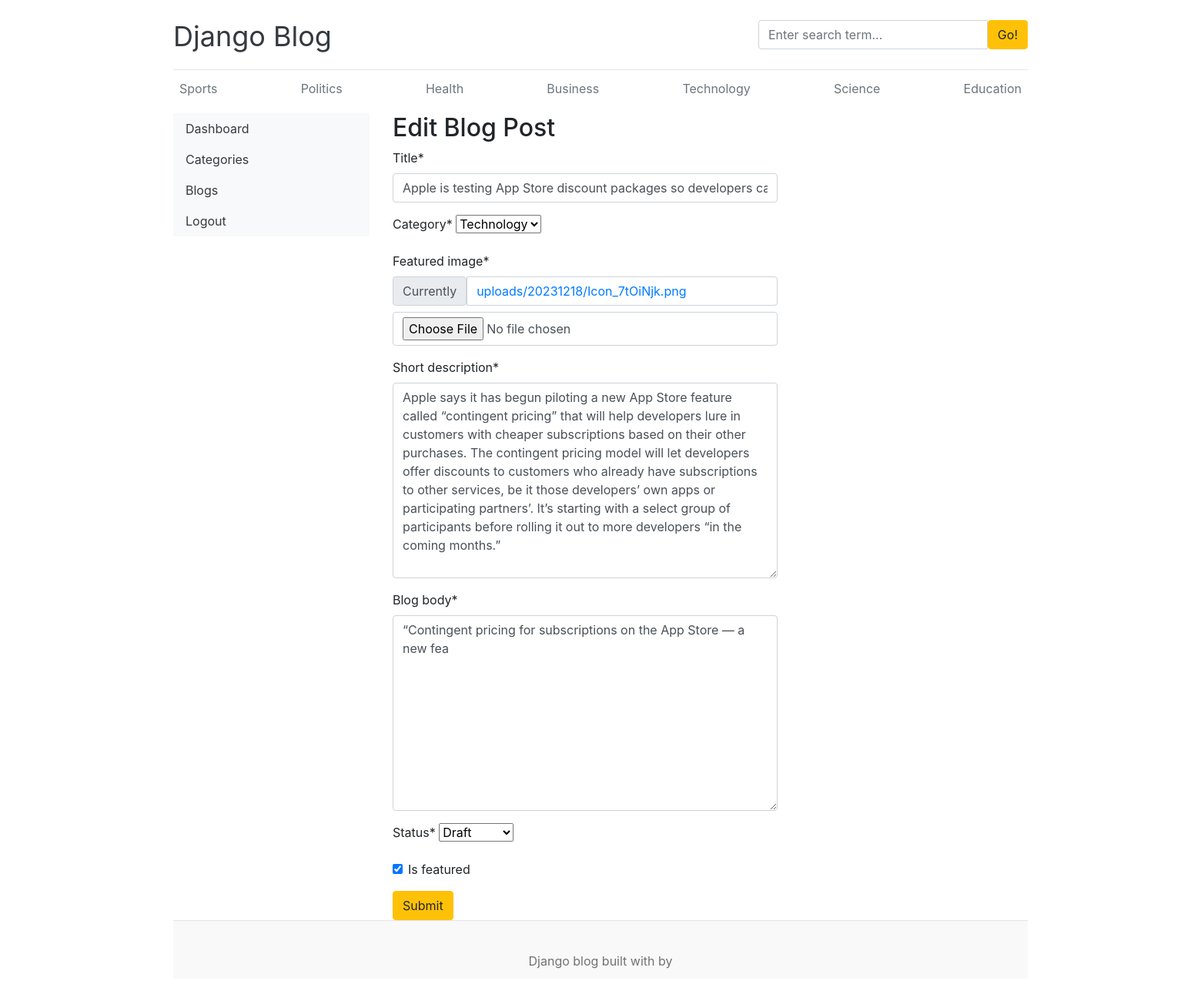
Before: /dashboard/posts/edit/3 with the older database file.
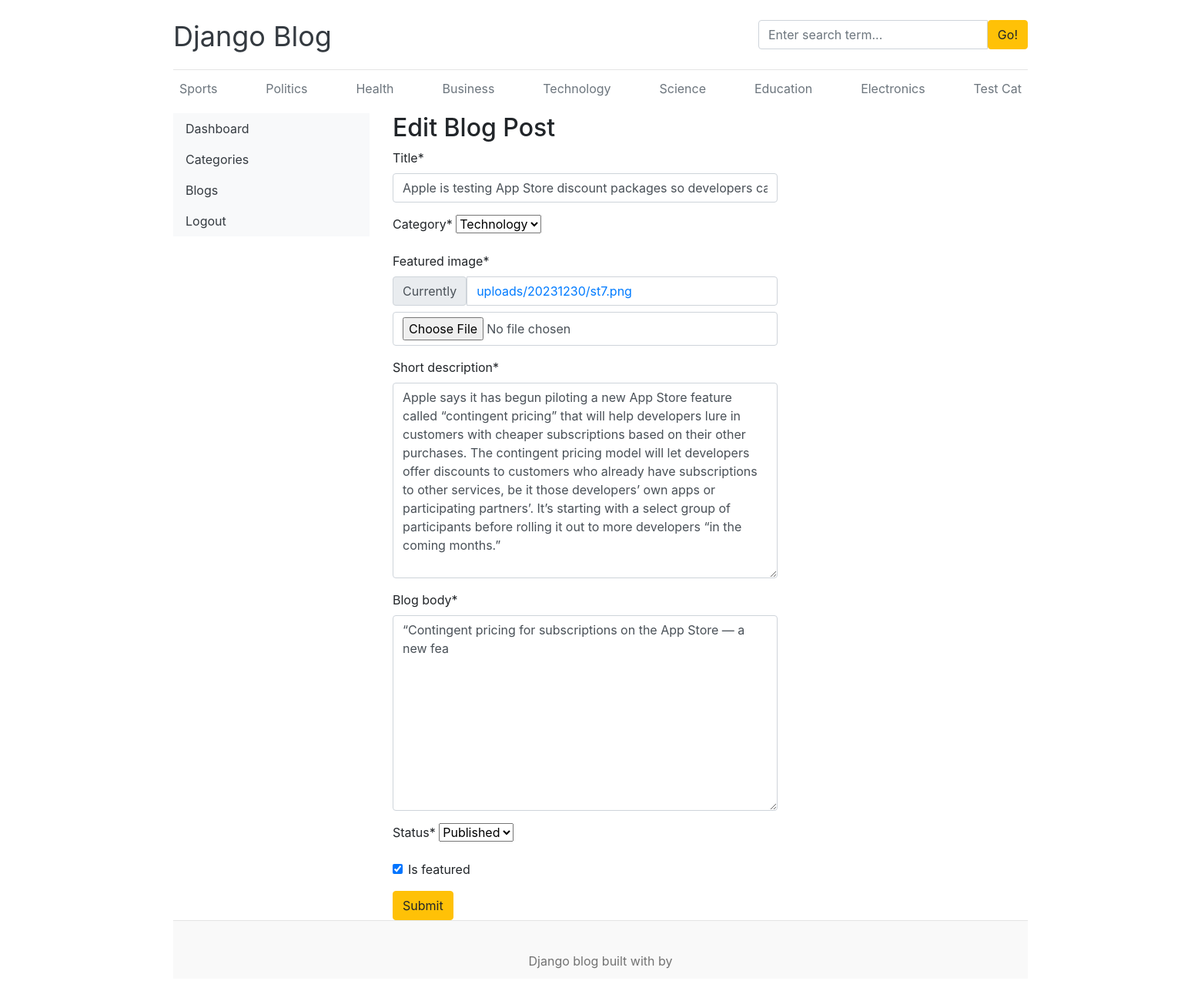
After: the same page with the newer database file.
### blogs/models.py (models this page shows, shortened)
class Category(models.Model):
    category_name = models.CharField(max_length=50, unique=True)
    created_at = models.DateTimeField(auto_now_add=True)
    updated_at = models.DateTimeField(auto_now=True)
    class Meta:
        verbose_name_plural = 'categories'
    def __str__(self) -> str:
        return self.category_name

class Blog(models.Model):
    title = models.CharField(max_length=100)
    slug = models.SlugField(max_length=150, unique=True)
    category = models.ForeignKey(Category, on_delete=models.CASCADE)
    author = models.ForeignKey(User, on_delete=models.CASCADE)
    featured_image = models.ImageField(upload_to='uploads/%Y%m%d')
    short_description = models.TextField(max_length=500)
    blog_body = models.TextField(max_length=2000)
    status = models.CharField(max_length=20, choices = STATUS_CHOICES, default = "Draft")
    is_featured = models.BooleanField(default=False)
    updated_at = models.DateTimeField(auto_now=True)
    created_at = models.DateTimeField(auto_now_add=True)

### dashboards/views.py (the view, shortened to what this page needs)
# urls.py: path('posts/edit/<int:pk>', views.edit_post, name = "edit_post"),
def edit_post(request, pk):
    post = get_object_or_404(Blog, pk=pk)
    form = BlogPostForm(instance = post)
    context = {
        'form': form,
        'post': post
    }
    return render(request, 'dashboard/edit_post.html', context)

### dashboards/forms.py
class BlogPostForm(forms.ModelForm):
    class Meta:
        model = Blog
        fields = ('title', 'category', 'featured_image', 'short_description', 'blog_body', 'status', 'is_featured')

### blogs/context_processors.py (called while the page is built)
def get_categories(request):
    categories = Category.objects.all()
    return dict(categories = categories)

def get_social_links(request):
    social_links = SocialLink.objects.all()
    return dict(social_links = social_links)

### templates/dashboard/edit_post.html (shortened to what this page needs)
{% extends "base.html" %}
{% block content %}
{% load crispy_forms_tags %}
<div class = "row">
    {% include "dashboard/sidebar.html" %}
    <div class = "col-md-9">
        <h2>Edit Blog Post</h2>
        <form action = "{% url "edit_post" post.id %}" method="POST" style = "width:500px" enctype = "multipart/form-data">
            {{form | crispy}}
        <button type="submit" class="btn btn-warning">Submit</button>
    </form>
    </div>
</div>
{% endblock %}

### templates/base.html (shortened to what this page needs)
{% load static %}
<!DOCTYPE html>
<html lang="en">
  <head>
    <link href="https://getbootstrap.com/docs/4.0/dist/css/bootstrap.min.css" rel="stylesheet">
    <link href="{% static 'css/blog.css' %}" rel="stylesheet">
    <link rel="stylesheet" href="https://cdnjs.cloudflare.com/ajax/libs/font-awesome/4.7.0/css/font-awesome.min.css">
  </head>
<body>
    <div class="container">
      <header class="blog-header py-3">
        <div class="row flex-nowrap justify-content-between align-items-center">
          <div class="col-8 pt-1">
            <a class="blog-header-logo text-dark" href="/">Django Blog</a>
          </div>
          <div class="col-4">
            <form action="{% url "search" %} method="GET">
              <div class="input-group">
                <input class="form-control" type="text" placeholder="Enter search term..." aria-label="Enter search term..." aria-describedby="button-search" />
                <button class="btn btn-warning" id="button-search" type="submit">Go!</button>
            </div>
            </form>
          </div>
          <div class="col-4 d-flex justify-content-end align-items-center">
          </div>
        </div>
      </header>
      <div class="nav-scroller py-1 mb-2">
        <nav class="nav d-flex justify-content-between">
          {% for cat in  categories %}
          <a class="p-2 text-muted" href="{% url 'posts_by_category' cat.id %}">{{cat.category_name}}</a>
          {% endfor %}
        </nav>
      </div>
{%block content %}
{%endblock%}
<footer class="blog-footer">
    <p>Django blog built with   by <a href="#"></a></p>
  </footer>
  </body>
  </html>

Changed rows visible on the page:
added Category: category_name "Electronics"
added Category: category_name "Test Cat"
changed Blog "Technology": status "Draft" → "Published"
Other visible differences:
text no longer shown: "Title * Category * Featured image * Currently uploads/20231218/Icon_7tOiNjk.png Short description * Blog body * Status * Is featured"
text now shown: "Title * Category * Featured image * Currently uploads/20231230/st7.png Short description * Blog body * Status * Is featured"
